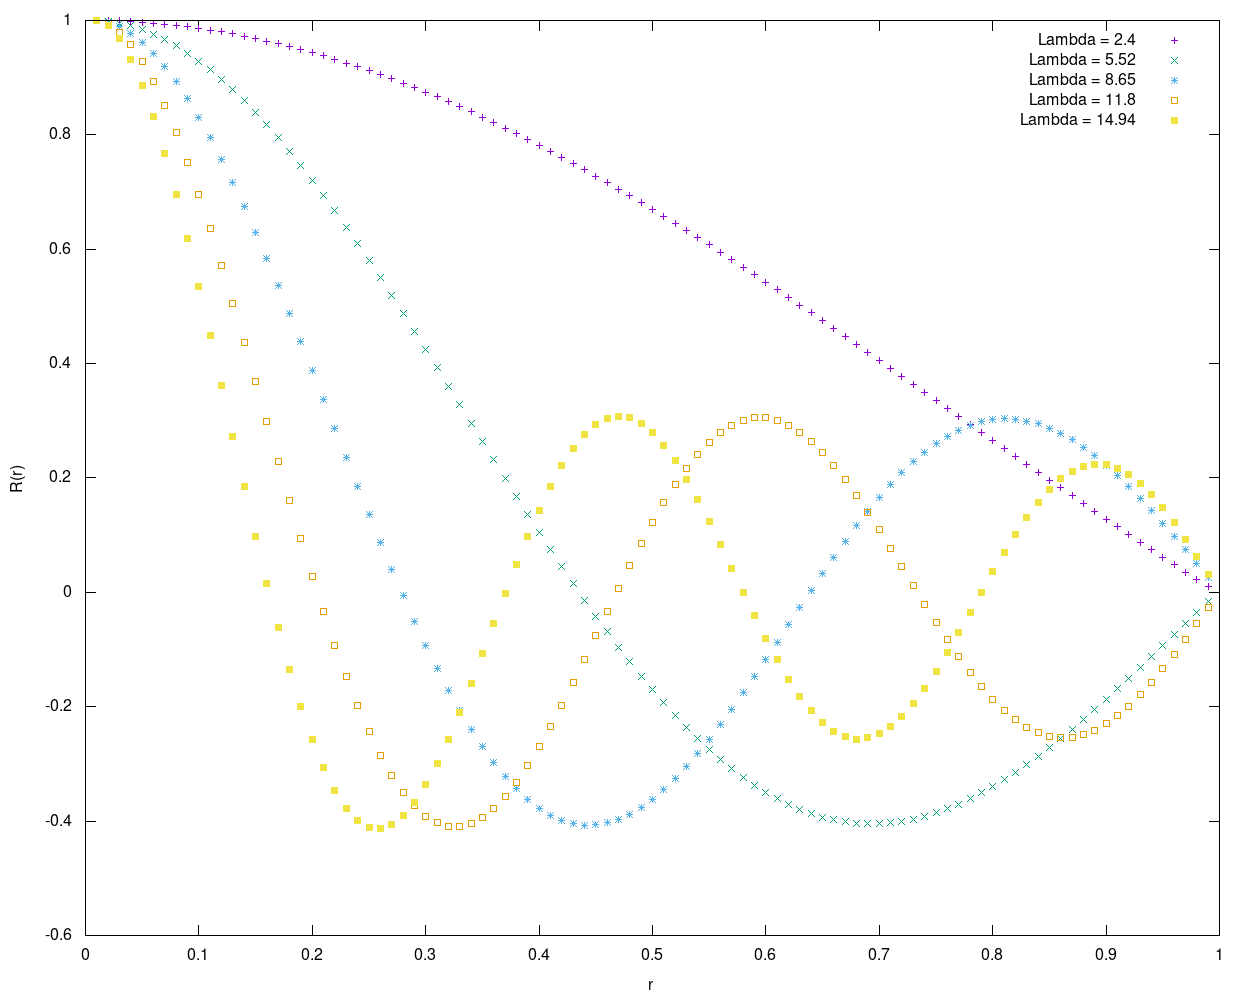

This figure's gnuplot source:
set xlabel "r"
set ylabel "R(r)"

plot "T1_P2_c_zero1.dat" using 1:2 title "Lambda = 2.4", \
     "T1_P2_c_zero2.dat" using 1:2 title "Lambda = 5.52", \
     "T1_P2_c_zero3.dat" using 1:2 title "Lambda = 8.65", \
     "T1_P2_c_zero4.dat" using 1:2 title "Lambda = 11.8", \
     "T1_P2_c_zero5.dat" using 1:2 title "Lambda = 14.94", \

set term png size 1250, 1000
set output "T1_P2_c.png"
replot

